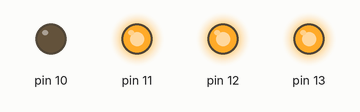
Simulated run of this sketch. Board: Arduino Uno, built with avr-gcc and run on an emulated ATmega328P. On the bench: output pins drawn as LEDs (lit = HIGH).

Above: at 0.5 s.
At 1.5 s:
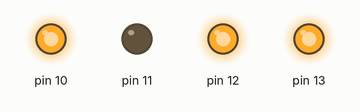
At 2.6 s:
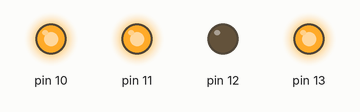
At 3.6 s:
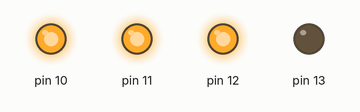
At 5.22 s:
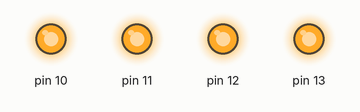
Timing chart, 0 to 5.5 s (numbered marks = the images above):
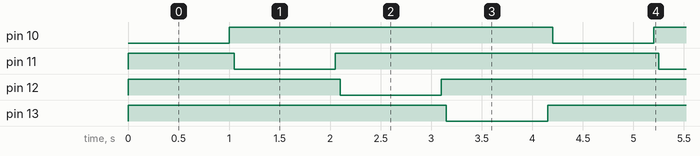

Measured:
- by itself, pin 10–13: alternates HIGH for 3.2 s and LOW for 1.0 s
- by itself, everything shown: repeats every 4.2 s, in 8 steps

The sketch:

Zadanie3.ino
```cpp
void setup()
{
  pinMode(13, OUTPUT);
  pinMode(12, OUTPUT);
  pinMode(11, OUTPUT);
  pinMode(10, OUTPUT);
  digitalWrite(13, HIGH);
  digitalWrite(12, HIGH);
  digitalWrite(11, HIGH);
  digitalWrite(10, HIGH);
}

void loop()
{
  digitalWrite(10, LOW);
  delay(1000);
  digitalWrite(10, HIGH);
  delay(50);
  digitalWrite(11, LOW);
  delay(1000);
  digitalWrite(11, HIGH);
  delay(50);
  digitalWrite(12, LOW);
  delay(1000);
  digitalWrite(12, HIGH);
  delay(50);
  digitalWrite(13, LOW);
  delay(1000);
  digitalWrite(13, HIGH);
  delay(50);
}
```
